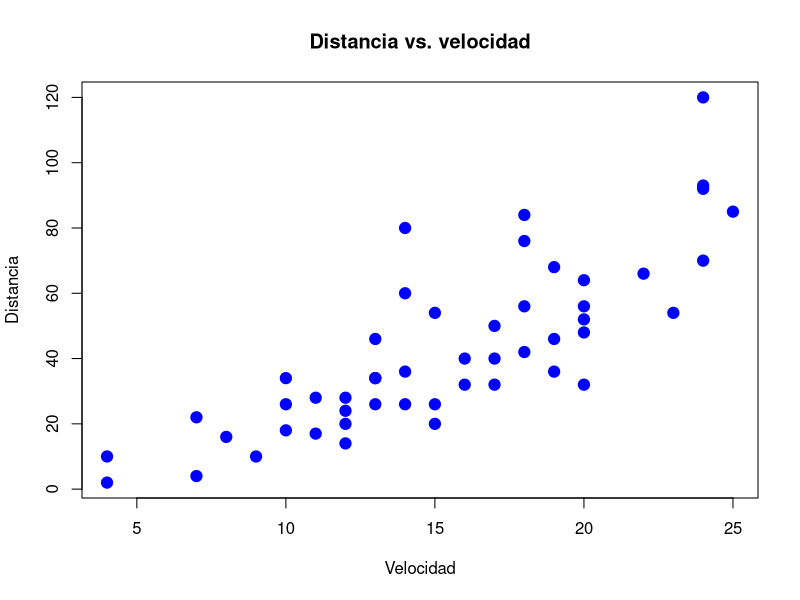

The R source for this figure:
## ---- chunk 1
# install.packages("markdown")
library(markdown)   # Llamando la libreria
## ---- chunk 2
iris
## ---- chunk 3
cars
## ---- chunk 4
str(cars)
## ---- chunk 5
summary(cars)
## ---- chunk 6
# Grafico de Dispersón
plot(cars,
     main = "Distancia vs. velocidad",
     xlab = "Velocidad",
     ylab = "Distancia",
     pch = 19,
     col = "blue",
     cex = 1.5
     )
